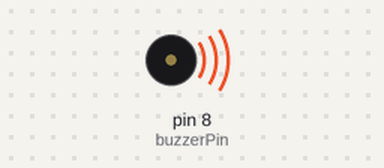
Bench run of a sketch on a simulated Arduino Uno, built with avr-gcc and run on an emulated ATmega328P. Parts: buzzer (waves = sounding).

Above: at 0.1 s.
At 10.2 s:
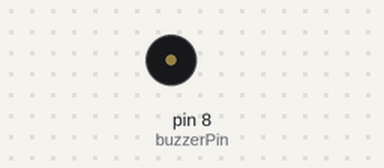
Timing chart, 0 to 11.7 s (numbered marks = the images above):
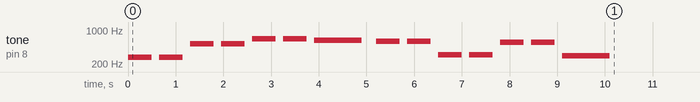

The sketch:

110-challenge-play-a-song.ino
```cpp
#include "pitches.h"

const int buzzerPin = 8;
unsigned long TIME_INTERVAL = 1000, currentTime = 0, previousTime = 0;
int melody[] = {
 NOTE_CS4, NOTE_CS4, NOTE_C5, NOTE_C5, NOTE_E5, NOTE_E5, NOTE_DS5,
 NOTE_D5, NOTE_D5, NOTE_DS4, NOTE_DS4, NOTE_CS5, NOTE_CS5, NOTE_D4
};
int noteDurations[] = {
  2, 2, 2, 2, 2, 2, 1, 2, 2, 2, 2, 2, 2, 1
};

void setup() {
  Serial.begin(9600);
  pinMode(buzzerPin, OUTPUT);

  for (size_t thisNote = 0; thisNote < (sizeof(melody) / sizeof(melody[0])); thisNote += 1) {
    int noteDuration = 1000 / noteDurations[thisNote];
    tone(8, melody[thisNote], noteDuration);
    int pauseBetweenNotes = noteDuration * 1.30;
    delay(pauseBetweenNotes);
    noTone(8);
  }
}

void loop() {

}
```

pitches.h
```cpp
/*************************************************

 * Public Constants

 *************************************************/

#ifndef pitches_h
#define pitches_h

#define NOTE_B0  31
#define NOTE_C1  33
#define NOTE_CS1 35
#define NOTE_D1  37
#define NOTE_DS1 39
#define NOTE_E1  41
#define NOTE_F1  44
#define NOTE_FS1 46
#define NOTE_G1  49
#define NOTE_GS1 52
#define NOTE_A1  55
#define NOTE_AS1 58
#define NOTE_B1  62
#define NOTE_C2  65
#define NOTE_CS2 69
#define NOTE_D2  73
#define NOTE_DS2 78
#define NOTE_E2  82
#define NOTE_F2  87
#define NOTE_FS2 93
#define NOTE_G2  98
#define NOTE_GS2 104
#define NOTE_A2  110
#define NOTE_AS2 117
#define NOTE_B2  123
#define NOTE_C3  131
#define NOTE_CS3 139
#define NOTE_D3  147
#define NOTE_DS3 156
#define NOTE_E3  165
#define NOTE_F3  175
#define NOTE_FS3 185
#define NOTE_G3  196
#define NOTE_GS3 208
#define NOTE_A3  220
#define NOTE_AS3 233
#define NOTE_B3  247
#define NOTE_C4  262
#define NOTE_CS4 277
#define NOTE_D4  294
#define NOTE_DS4 311
#define NOTE_E4  330
#define NOTE_F4  349
#define NOTE_FS4 370
#define NOTE_G4  392
#define NOTE_GS4 415
#define NOTE_A4  440
#define NOTE_AS4 466
#define NOTE_B4  494
#define NOTE_C5  523
#define NOTE_CS5 554
#define NOTE_D5  587
#define NOTE_DS5 622
#define NOTE_E5  659
#define NOTE_F5  698
#define NOTE_FS5 740
#define NOTE_G5  784
#define NOTE_GS5 831
#define NOTE_A5  880
#define NOTE_AS5 932
#define NOTE_B5  988
#define NOTE_C6  1047
#define NOTE_CS6 1109
#define NOTE_D6  1175
#define NOTE_DS6 1245
#define NOTE_E6  1319
#define NOTE_F6  1397
#define NOTE_FS6 1480
#define NOTE_G6  1568
#define NOTE_GS6 1661
#define NOTE_A6  1760
#define NOTE_AS6 1865
#define NOTE_B6  1976
#define NOTE_C7  2093
#define NOTE_CS7 2217
#define NOTE_D7  2349
#define NOTE_DS7 2489
#define NOTE_E7  2637
#define NOTE_F7  2794
#define NOTE_FS7 2960
#define NOTE_G7  3136
#define NOTE_GS7 3322
#define NOTE_A7  3520
#define NOTE_AS7 3729
#define NOTE_B7  3951
#define NOTE_C8  4186
#define NOTE_CS8 4435
#define NOTE_D8  4699
#define NOTE_DS8 4978

#endif
```
